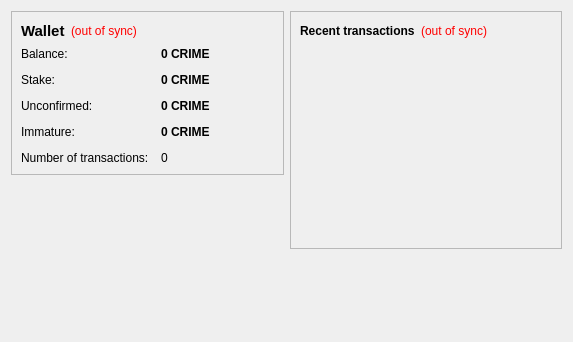
<?xml version="1.0" encoding="UTF-8"?>
<ui version="4.0">
 <class>OverviewPage</class>
 <widget class="QWidget" name="OverviewPage">
  <property name="geometry">
   <rect>
    <x>0</x>
    <y>0</y>
    <width>573</width>
    <height>342</height>
   </rect>
  </property>
  <property name="windowTitle">
   <string>Form</string>
  </property>
  <layout class="QHBoxLayout" name="horizontalLayout" stretch="1,1">
   <item>
    <layout class="QVBoxLayout" name="verticalLayout_2">
     <item>
      <widget class="QFrame" name="frame">
       <property name="frameShape">
        <enum>QFrame::StyledPanel</enum>
       </property>
       <property name="frameShadow">
        <enum>QFrame::Raised</enum>
       </property>
       <layout class="QVBoxLayout" name="verticalLayout_4">
        <item>
         <layout class="QHBoxLayout" name="horizontalLayout_4">
          <item>
           <widget class="QLabel" name="label_5">
            <property name="font">
             <font>
              <pointsize>11</pointsize>
              <weight>75</weight>
              <bold>true</bold>
             </font>
            </property>
            <property name="text">
             <string>Wallet</string>
            </property>
           </widget>
          </item>
          <item>
           <widget class="QLabel" name="labelWalletStatus">
            <property name="toolTip">
             <string>The displayed information may be out of date. Your wallet automatically synchronizes with the CrimeCoin network after a connection is established, but this process has not completed yet.</string>
            </property>
            <property name="styleSheet">
             <string notr="true">QLabel { color: red; }</string>
            </property>
            <property name="text">
             <string notr="true">(out of sync)</string>
            </property>
            <property name="alignment">
             <set>Qt::AlignLeading|Qt::AlignLeft|Qt::AlignVCenter</set>
            </property>
           </widget>
          </item>
          <item>
           <spacer name="horizontalSpacer_2">
            <property name="orientation">
             <enum>Qt::Horizontal</enum>
            </property>
            <property name="sizeHint" stdset="0">
             <size>
              <width>40</width>
              <height>20</height>
             </size>
            </property>
           </spacer>
          </item>
         </layout>
        </item>
        <item>
         <layout class="QFormLayout" name="formLayout_2">
          <property name="fieldGrowthPolicy">
           <enum>QFormLayout::AllNonFixedFieldsGrow</enum>
          </property>
          <property name="horizontalSpacing">
           <number>12</number>
          </property>
          <property name="verticalSpacing">
           <number>12</number>
          </property>
          <item row="0" column="0">
           <widget class="QLabel" name="label">
            <property name="text">
             <string>Balance:</string>
            </property>
           </widget>
          </item>
          <item row="0" column="1">
           <widget class="QLabel" name="labelBalance">
            <property name="font">
             <font>
              <weight>75</weight>
              <bold>true</bold>
             </font>
            </property>
            <property name="cursor">
             <cursorShape>IBeamCursor</cursorShape>
            </property>
            <property name="toolTip">
             <string>Your current balance</string>
            </property>
            <property name="text">
             <string notr="true">0 CRIME</string>
            </property>
            <property name="textInteractionFlags">
             <set>Qt::LinksAccessibleByMouse|Qt::TextSelectableByKeyboard|Qt::TextSelectableByMouse</set>
            </property>
           </widget>
          </item>
          <item row="1" column="0">
           <widget class="QLabel" name="label_6">
            <property name="text">
             <string>Stake:</string>
            </property>
           </widget>
          </item>
          <item row="1" column="1">
           <widget class="QLabel" name="labelStake">
            <property name="font">
             <font>
              <weight>75</weight>
              <bold>true</bold>
             </font>
            </property>
            <property name="cursor">
             <cursorShape>IBeamCursor</cursorShape>
            </property>
            <property name="toolTip">
             <string>Total of coins that was staked, and do not yet count toward the current balance</string>
            </property>
            <property name="text">
             <string notr="true">0 CRIME</string>
            </property>
            <property name="textInteractionFlags">
             <set>Qt::LinksAccessibleByMouse|Qt::TextSelectableByKeyboard|Qt::TextSelectableByMouse</set>
            </property>
           </widget>
          </item>
          <item row="2" column="0">
           <widget class="QLabel" name="label_3">
            <property name="text">
             <string>Unconfirmed:</string>
            </property>
           </widget>
          </item>
          <item row="2" column="1">
           <widget class="QLabel" name="labelUnconfirmed">
            <property name="font">
             <font>
              <weight>75</weight>
              <bold>true</bold>
             </font>
            </property>
            <property name="cursor">
             <cursorShape>IBeamCursor</cursorShape>
            </property>
            <property name="toolTip">
             <string>Total of transactions that have yet to be confirmed, and do not yet count toward the current balance</string>
            </property>
            <property name="text">
             <string notr="true">0 CRIME</string>
            </property>
            <property name="textInteractionFlags">
             <set>Qt::LinksAccessibleByMouse|Qt::TextSelectableByKeyboard|Qt::TextSelectableByMouse</set>
            </property>
           </widget>
          </item>
          <item row="3" column="0">
           <widget class="QLabel" name="labelImmatureText">
            <property name="text">
             <string>Immature:</string>
            </property>
           </widget>
          </item>
          <item row="3" column="1">
           <widget class="QLabel" name="labelImmature">
            <property name="font">
             <font>
              <weight>75</weight>
              <bold>true</bold>
             </font>
            </property>
            <property name="toolTip">
             <string>Mined balance that has not yet matured</string>
            </property>
            <property name="text">
             <string notr="true">0 CRIME</string>
            </property>
            <property name="textInteractionFlags">
             <set>Qt::LinksAccessibleByMouse|Qt::TextSelectableByKeyboard|Qt::TextSelectableByMouse</set>
            </property>
           </widget>
          </item>
          <item row="4" column="0">
           <widget class="QLabel" name="label_2">
            <property name="text">
             <string>Number of transactions:</string>
            </property>
           </widget>
          </item>
          <item row="4" column="1">
           <widget class="QLabel" name="labelNumTransactions">
            <property name="toolTip">
             <string>Total number of transactions in wallet</string>
            </property>
            <property name="text">
             <string notr="true">0</string>
            </property>
           </widget>
          </item>
         </layout>
        </item>
       </layout>
      </widget>
     </item>
     <item>
      <spacer name="verticalSpacer">
       <property name="orientation">
        <enum>Qt::Vertical</enum>
       </property>
       <property name="sizeHint" stdset="0">
        <size>
         <width>20</width>
         <height>40</height>
        </size>
       </property>
      </spacer>
     </item>
    </layout>
   </item>
   <item>
    <layout class="QVBoxLayout" name="verticalLayout_3">
     <item>
      <widget class="QFrame" name="frame_2">
       <property name="frameShape">
        <enum>QFrame::StyledPanel</enum>
       </property>
       <property name="frameShadow">
        <enum>QFrame::Raised</enum>
       </property>
       <layout class="QVBoxLayout" name="verticalLayout">
        <item>
         <layout class="QHBoxLayout" name="horizontalLayout_2">
          <item>
           <widget class="QLabel" name="label_4">
            <property name="text">
             <string>&lt;b&gt;Recent transactions&lt;/b&gt;</string>
            </property>
           </widget>
          </item>
          <item>
           <widget class="QLabel" name="labelTransactionsStatus">
            <property name="toolTip">
             <string>The displayed information may be out of date. Your wallet automatically synchronizes with the CrimeCoin network after a connection is established, but this process has not completed yet.</string>
            </property>
            <property name="styleSheet">
             <string notr="true">QLabel { color: red; }</string>
            </property>
            <property name="text">
             <string notr="true">(out of sync)</string>
            </property>
            <property name="alignment">
             <set>Qt::AlignRight|Qt::AlignTrailing|Qt::AlignVCenter</set>
            </property>
           </widget>
          </item>
          <item>
           <spacer name="horizontalSpacer">
            <property name="orientation">
             <enum>Qt::Horizontal</enum>
            </property>
            <property name="sizeHint" stdset="0">
             <size>
              <width>40</width>
              <height>20</height>
             </size>
            </property>
           </spacer>
          </item>
         </layout>
        </item>
        <item>
         <widget class="QListView" name="listTransactions">
          <property name="styleSheet">
           <string notr="true">QListView { background: transparent; }</string>
          </property>
          <property name="frameShape">
           <enum>QFrame::NoFrame</enum>
          </property>
          <property name="verticalScrollBarPolicy">
           <enum>Qt::ScrollBarAlwaysOff</enum>
          </property>
          <property name="horizontalScrollBarPolicy">
           <enum>Qt::ScrollBarAlwaysOff</enum>
          </property>
          <property name="selectionMode">
           <enum>QAbstractItemView::NoSelection</enum>
          </property>
         </widget>
        </item>
       </layout>
      </widget>
     </item>
     <item>
      <spacer name="verticalSpacer_2">
       <property name="orientation">
        <enum>Qt::Vertical</enum>
       </property>
       <property name="sizeHint" stdset="0">
        <size>
         <width>20</width>
         <height>40</height>
        </size>
       </property>
      </spacer>
     </item>
    </layout>
   </item>
  </layout>
 </widget>
 <resources>
  <include location="../bitcoin.qrc"/>
 </resources>
 <connections/>
</ui>
